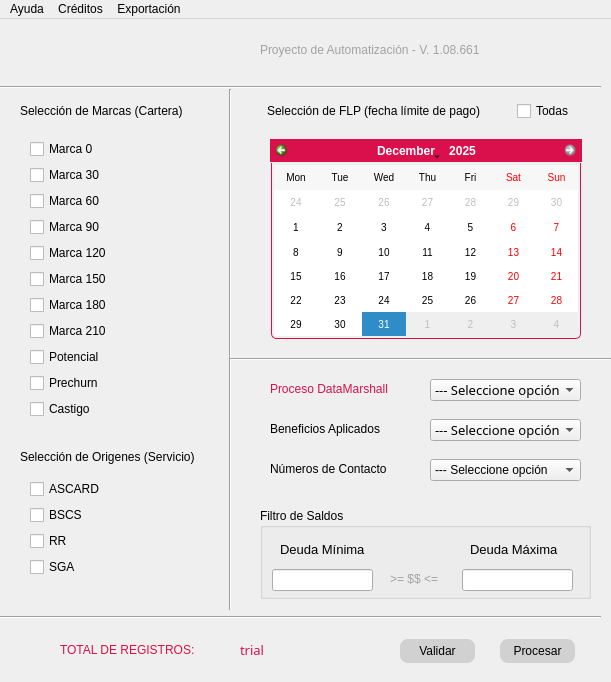
<?xml version="1.0" encoding="UTF-8"?>
<ui version="4.0">
 <class>Process_Data</class>
 <widget class="QMainWindow" name="Process_Data">
  <property name="enabled">
   <bool>true</bool>
  </property>
  <property name="geometry">
   <rect>
    <x>0</x>
    <y>0</y>
    <width>611</width>
    <height>682</height>
   </rect>
  </property>
  <property name="mouseTracking">
   <bool>false</bool>
  </property>
  <property name="focusPolicy">
   <enum>Qt::ClickFocus</enum>
  </property>
  <property name="acceptDrops">
   <bool>false</bool>
  </property>
  <property name="windowTitle">
   <string>Process DB</string>
  </property>
  <property name="toolButtonStyle">
   <enum>Qt::ToolButtonFollowStyle</enum>
  </property>
  <property name="animated">
   <bool>true</bool>
  </property>
  <widget class="QWidget" name="CentralWidget">
   <widget class="QCalendarWidget" name="calendarWidget">
    <property name="enabled">
     <bool>true</bool>
    </property>
    <property name="geometry">
     <rect>
      <x>270</x>
      <y>120</y>
      <width>312</width>
      <height>201</height>
     </rect>
    </property>
    <property name="minimumSize">
     <size>
      <width>312</width>
      <height>180</height>
     </size>
    </property>
    <property name="font">
     <font>
      <italic>false</italic>
     </font>
    </property>
    <property name="focusPolicy">
     <enum>Qt::ClickFocus</enum>
    </property>
    <property name="contextMenuPolicy">
     <enum>Qt::DefaultContextMenu</enum>
    </property>
    <property name="styleSheet">
     <string notr="true">#qt_calendar_navigationbar{

	background-color: rgb(217, 16, 76);
}

#qt_calendar_prevmonth,
#qt_calendar_nextmonth{
border: none;
qproperty-icon: none;

min-width:13 px;
max-width:13 px;
min-height:13 px;
max-height: 13 px;

border-radius: 5px;

background-color: transparent;
padding: 5px

}

#qt_calendar_prevmonth{
	margin-right: 5px;
	image: url(:/Ico_Calendar/ico/Right.png);
}
#qt_calendar_nextmonth{
	margin-left: 5px;
	image: url(:/Ico_Calendar/ico/Left.png);
}

#qt_calendar_prevmonth:hover,
#qt_calendar_nextmonth:hover{
	background-color: rgb(0, 0, 0);
}

#qt_calendar_prevmonth:pressed,
#qt_calendar_nextmonth:pressed{
	background-color: rgb(0, 0, 0);
}

#qt_calendar_calendarview{

	border: 1px solid #d9104c;
	border-top: 0px;
	border-bottom-left-radius: 5px;
	border-bottom-right-radius: 5px;
    font-size: 10px; 
	padding: 2px;
    margin: 1px;

}

#qt_calendar_calendarview::item:hover{
	border-radius: 5px;
	color: rgb(255, 255, 255);
	background-color: #d9104c;
}

#qt_calendar_calendarview::item:selected{
	border-radius: 5px;
	background-color: #d9104c;
}
</string>
    </property>
    <property name="minimumDate">
     <date>
      <year>2024</year>
      <month>2</month>
      <day>1</day>
     </date>
    </property>
    <property name="maximumDate">
     <date>
      <year>2025</year>
      <month>12</month>
      <day>31</day>
     </date>
    </property>
    <property name="gridVisible">
     <bool>false</bool>
    </property>
    <property name="verticalHeaderFormat">
     <enum>QCalendarWidget::NoVerticalHeader</enum>
    </property>
    <property name="dateEditAcceptDelay">
     <number>1500</number>
    </property>
   </widget>
   <widget class="QLabel" name="label_Origins">
    <property name="geometry">
     <rect>
      <x>20</x>
      <y>430</y>
      <width>211</width>
      <height>16</height>
     </rect>
    </property>
    <property name="styleSheet">
     <string notr="true">font: 63 10pt &quot;Bahnschrift SemiBold&quot;;</string>
    </property>
    <property name="text">
     <string>Selección de Origenes (Servicio)</string>
    </property>
   </widget>
   <widget class="QLabel" name="label_Benefits">
    <property name="geometry">
     <rect>
      <x>270</x>
      <y>400</y>
      <width>161</width>
      <height>20</height>
     </rect>
    </property>
    <property name="styleSheet">
     <string notr="true">/*color: rgb(217, 16, 76);*/
font: 63 10pt &quot;Bahnschrift SemiBold&quot;;</string>
    </property>
    <property name="text">
     <string>Beneficios Aplicados</string>
    </property>
   </widget>
   <widget class="Line" name="line_Horizontal">
    <property name="geometry">
     <rect>
      <x>220</x>
      <y>70</y>
      <width>20</width>
      <height>521</height>
     </rect>
    </property>
    <property name="orientation">
     <enum>Qt::Vertical</enum>
    </property>
   </widget>
   <widget class="QWidget" name="layoutWidget">
    <property name="geometry">
     <rect>
      <x>30</x>
      <y>120</y>
      <width>91</width>
      <height>282</height>
     </rect>
    </property>
    <layout class="QVBoxLayout" name="verticalLayout_Brands">
     <item>
      <widget class="QCheckBox" name="checkBox_Brand_0">
       <property name="text">
        <string>Marca 0</string>
       </property>
      </widget>
     </item>
     <item>
      <widget class="QCheckBox" name="checkBox_Brand_30">
       <property name="text">
        <string>Marca 30</string>
       </property>
      </widget>
     </item>
     <item>
      <widget class="QCheckBox" name="checkBox_Brand_60">
       <property name="text">
        <string>Marca 60</string>
       </property>
      </widget>
     </item>
     <item>
      <widget class="QCheckBox" name="checkBox_Brand_90">
       <property name="text">
        <string>Marca 90</string>
       </property>
      </widget>
     </item>
     <item>
      <widget class="QCheckBox" name="checkBox_Brand_120">
       <property name="text">
        <string>Marca 120</string>
       </property>
      </widget>
     </item>
     <item>
      <widget class="QCheckBox" name="checkBox_brand_150">
       <property name="text">
        <string>Marca 150</string>
       </property>
      </widget>
     </item>
     <item>
      <widget class="QCheckBox" name="checkBox_Brand_180">
       <property name="text">
        <string>Marca 180</string>
       </property>
      </widget>
     </item>
     <item>
      <widget class="QCheckBox" name="checkBox_Brand_210">
       <property name="text">
        <string>Marca 210</string>
       </property>
      </widget>
     </item>
     <item>
      <widget class="QCheckBox" name="checkBox_Brand_Potencial">
       <property name="text">
        <string>Potencial</string>
       </property>
      </widget>
     </item>
     <item>
      <widget class="QCheckBox" name="checkBox_Brand_Prechurn">
       <property name="text">
        <string>Prechurn</string>
       </property>
      </widget>
     </item>
     <item>
      <widget class="QCheckBox" name="checkBox_Brand_Castigo">
       <property name="text">
        <string>Castigo</string>
       </property>
      </widget>
     </item>
    </layout>
   </widget>
   <widget class="QWidget" name="layoutWidget">
    <property name="geometry">
     <rect>
      <x>30</x>
      <y>460</y>
      <width>73</width>
      <height>100</height>
     </rect>
    </property>
    <layout class="QVBoxLayout" name="verticalLayout_Origins">
     <item>
      <widget class="QCheckBox" name="checkBox_Origin_ASCARD">
       <property name="text">
        <string>ASCARD</string>
       </property>
      </widget>
     </item>
     <item>
      <widget class="QCheckBox" name="checkBox_Origin_BSCS">
       <property name="text">
        <string>BSCS</string>
       </property>
      </widget>
     </item>
     <item>
      <widget class="QCheckBox" name="checkBox_Origin_RR">
       <property name="text">
        <string>RR</string>
       </property>
      </widget>
     </item>
     <item>
      <widget class="QCheckBox" name="checkBox_Origin_SGA">
       <property name="text">
        <string>SGA</string>
       </property>
      </widget>
     </item>
    </layout>
   </widget>
   <widget class="QWidget" name="layoutWidget">
    <property name="geometry">
     <rect>
      <x>20</x>
      <y>80</y>
      <width>555</width>
      <height>24</height>
     </rect>
    </property>
    <layout class="QHBoxLayout" name="horizontalLayout_Selections_Brands_FLP">
     <item>
      <widget class="QLabel" name="label_Brands">
       <property name="styleSheet">
        <string notr="true">font: 63 10pt &quot;Bahnschrift SemiBold&quot;;</string>
       </property>
       <property name="text">
        <string>Selección de Marcas (Cartera)</string>
       </property>
      </widget>
     </item>
     <item>
      <spacer name="horizontalSpacer">
       <property name="orientation">
        <enum>Qt::Horizontal</enum>
       </property>
       <property name="sizeHint" stdset="0">
        <size>
         <width>58</width>
         <height>20</height>
        </size>
       </property>
      </spacer>
     </item>
     <item>
      <layout class="QHBoxLayout" name="horizontalLayout_FLP">
       <item>
        <widget class="QLabel" name="label_Dates_FLP">
         <property name="styleSheet">
          <string notr="true">font: 63 10pt &quot;Bahnschrift SemiBold&quot;;</string>
         </property>
         <property name="text">
          <string>Selección de FLP (fecha límite de pago)         </string>
         </property>
        </widget>
       </item>
       <item>
        <widget class="QCheckBox" name="checkBox_ALL_DATES_FLP">
         <property name="text">
          <string>Todas</string>
         </property>
        </widget>
       </item>
      </layout>
     </item>
    </layout>
   </widget>
   <widget class="QPushButton" name="pushButton_Process">
    <property name="geometry">
     <rect>
      <x>500</x>
      <y>620</y>
      <width>75</width>
      <height>24</height>
     </rect>
    </property>
    <property name="styleSheet">
     <string notr="true">QPushButton
{
	border-radius:8px;
	color: rgb(0, 0, 0);
	background-color: rgb(209, 209, 209);
}
QPushButton:Hover
{
	color: rgb(255, 255, 255);
	background-color: rgb(217, 16, 76);
}
QPushButton:pressed
{
	color: rgb(255, 255, 255);
	background-color: rgb(0, 0, 0);
}
</string>
    </property>
    <property name="text">
     <string>Procesar</string>
    </property>
    <property name="default">
     <bool>false</bool>
    </property>
   </widget>
   <widget class="QComboBox" name="comboBox_Benefits">
    <property name="geometry">
     <rect>
      <x>430</x>
      <y>400</y>
      <width>151</width>
      <height>22</height>
     </rect>
    </property>
    <property name="font">
     <font>
      <family>Bahnschrift Light</family>
      <pointsize>10</pointsize>
      <weight>3</weight>
      <italic>false</italic>
      <bold>false</bold>
     </font>
    </property>
    <property name="styleSheet">
     <string notr="true">font: 25 10pt &quot;Bahnschrift Light&quot;;</string>
    </property>
    <item>
     <property name="text">
      <string>--- Seleccione opción</string>
     </property>
    </item>
    <item>
     <property name="text">
      <string>Con Descuento</string>
     </property>
    </item>
    <item>
     <property name="text">
      <string>Sin Descuento</string>
     </property>
    </item>
    <item>
     <property name="text">
      <string>Todo</string>
     </property>
    </item>
   </widget>
   <widget class="QLabel" name="label_LOGO">
    <property name="geometry">
     <rect>
      <x>70</x>
      <y>20</y>
      <width>109</width>
      <height>31</height>
     </rect>
    </property>
    <property name="text">
     <string/>
    </property>
    <property name="pixmap">
     <pixmap>../resources/ico/Logo_Label.png</pixmap>
    </property>
    <property name="scaledContents">
     <bool>true</bool>
    </property>
   </widget>
   <widget class="Line" name="line_Vertical_Tittle">
    <property name="geometry">
     <rect>
      <x>0</x>
      <y>60</y>
      <width>601</width>
      <height>16</height>
     </rect>
    </property>
    <property name="orientation">
     <enum>Qt::Horizontal</enum>
    </property>
   </widget>
   <widget class="QLabel" name="label_Contact_Min">
    <property name="geometry">
     <rect>
      <x>270</x>
      <y>440</y>
      <width>161</width>
      <height>20</height>
     </rect>
    </property>
    <property name="styleSheet">
     <string notr="true">/*color: rgb(217, 16, 76);*/
font: 63 10pt &quot;Bahnschrift SemiBold&quot;;</string>
    </property>
    <property name="text">
     <string>Números de Contacto</string>
    </property>
   </widget>
   <widget class="QComboBox" name="comboBox_Min_Contact">
    <property name="geometry">
     <rect>
      <x>430</x>
      <y>440</y>
      <width>151</width>
      <height>22</height>
     </rect>
    </property>
    <property name="styleSheet">
     <string notr="true">font: 25 10pt &quot;Bahnschrift Light&quot;;</string>
    </property>
    <item>
     <property name="text">
      <string>--- Seleccione opción</string>
     </property>
    </item>
    <item>
     <property name="text">
      <string>Celular</string>
     </property>
    </item>
    <item>
     <property name="text">
      <string>Fijo</string>
     </property>
    </item>
    <item>
     <property name="text">
      <string>Todos</string>
     </property>
    </item>
   </widget>
   <widget class="QPushButton" name="pushButton_Graphic">
    <property name="geometry">
     <rect>
      <x>400</x>
      <y>620</y>
      <width>75</width>
      <height>24</height>
     </rect>
    </property>
    <property name="styleSheet">
     <string notr="true">QPushButton
{
	border-radius:8px;
	color: rgb(0, 0, 0);
	background-color: rgb(209, 209, 209);
}
QPushButton:Hover
{
	color: rgb(255, 255, 255);
	background-color: rgb(217, 16, 76);
}
QPushButton:pressed
{
	color: rgb(255, 255, 255);
	background-color: rgb(0, 0, 0);
}
</string>
    </property>
    <property name="text">
     <string>Validar</string>
    </property>
    <property name="default">
     <bool>false</bool>
    </property>
   </widget>
   <widget class="QLabel" name="label_Selection_Process">
    <property name="geometry">
     <rect>
      <x>270</x>
      <y>360</y>
      <width>161</width>
      <height>20</height>
     </rect>
    </property>
    <property name="styleSheet">
     <string notr="true">color: rgb(217, 16, 76);
font: 63 10pt &quot;Bahnschrift SemiBold&quot;;</string>
    </property>
    <property name="text">
     <string>Proceso DataMarshall</string>
    </property>
   </widget>
   <widget class="QComboBox" name="comboBox_Selected_Process">
    <property name="geometry">
     <rect>
      <x>430</x>
      <y>360</y>
      <width>151</width>
      <height>22</height>
     </rect>
    </property>
    <property name="font">
     <font>
      <family>Bahnschrift Light</family>
      <pointsize>10</pointsize>
      <weight>3</weight>
      <italic>false</italic>
      <bold>false</bold>
     </font>
    </property>
    <property name="styleSheet">
     <string notr="true">font: 25 10pt &quot;Bahnschrift Light&quot;;</string>
    </property>
    <item>
     <property name="text">
      <string>--- Seleccione opción</string>
     </property>
    </item>
    <item>
     <property name="text">
      <string>BOT</string>
     </property>
    </item>
    <item>
     <property name="text">
      <string>EMAIL</string>
     </property>
    </item>
    <item>
     <property name="text">
      <string>IVR</string>
     </property>
    </item>
    <item>
     <property name="text">
      <string>SMS</string>
     </property>
    </item>
   </widget>
   <widget class="QLabel" name="label_Mod_Init_CTA_Min">
    <property name="geometry">
     <rect>
      <x>280</x>
      <y>520</y>
      <width>91</width>
      <height>20</height>
     </rect>
    </property>
    <property name="font">
     <font>
      <family>Leelawadee UI</family>
      <pointsize>10</pointsize>
      <weight>50</weight>
      <italic>false</italic>
      <bold>false</bold>
     </font>
    </property>
    <property name="styleSheet">
     <string notr="true">font: 10pt &quot;Leelawadee UI&quot;;</string>
    </property>
    <property name="text">
     <string>Deuda Mínima</string>
    </property>
   </widget>
   <widget class="QLabel" name="label_Mod_Init_CTA_Max">
    <property name="geometry">
     <rect>
      <x>470</x>
      <y>520</y>
      <width>91</width>
      <height>20</height>
     </rect>
    </property>
    <property name="font">
     <font>
      <family>Leelawadee UI</family>
      <pointsize>10</pointsize>
      <weight>50</weight>
      <italic>false</italic>
      <bold>false</bold>
     </font>
    </property>
    <property name="styleSheet">
     <string notr="true">font: 10pt &quot;Leelawadee UI&quot;;</string>
    </property>
    <property name="text">
     <string>Deuda Máxima</string>
    </property>
   </widget>
   <widget class="QLineEdit" name="lineEdit_Mod_Init_Min">
    <property name="geometry">
     <rect>
      <x>272</x>
      <y>550</y>
      <width>101</width>
      <height>22</height>
     </rect>
    </property>
   </widget>
   <widget class="QLineEdit" name="lineEdit_Mod_Init_Max">
    <property name="geometry">
     <rect>
      <x>462</x>
      <y>550</y>
      <width>111</width>
      <height>22</height>
     </rect>
    </property>
   </widget>
   <widget class="QLabel" name="label_Mod_Init_CTA_">
    <property name="geometry">
     <rect>
      <x>390</x>
      <y>550</y>
      <width>61</width>
      <height>20</height>
     </rect>
    </property>
    <property name="styleSheet">
     <string notr="true">font: 11pt &quot;Microsoft Yi Baiti&quot;;
color: rgb(163, 163, 163);
font: 75 10pt &quot;MS Shell Dlg 2&quot;;</string>
    </property>
    <property name="text">
     <string>&gt;= $$ &lt;=</string>
    </property>
   </widget>
   <widget class="QGroupBox" name="Mod_Init_CTA_Group">
    <property name="geometry">
     <rect>
      <x>260</x>
      <y>489</y>
      <width>331</width>
      <height>91</height>
     </rect>
    </property>
    <property name="styleSheet">
     <string notr="true">font: 63 10pt &quot;Bahnschrift SemiBold&quot;;</string>
    </property>
    <property name="title">
     <string>Filtro de Saldos</string>
    </property>
   </widget>
   <widget class="Line" name="line_Vertical_2">
    <property name="geometry">
     <rect>
      <x>0</x>
      <y>590</y>
      <width>601</width>
      <height>16</height>
     </rect>
    </property>
    <property name="orientation">
     <enum>Qt::Horizontal</enum>
    </property>
   </widget>
   <widget class="QLabel" name="label_Total_Registers">
    <property name="geometry">
     <rect>
      <x>60</x>
      <y>620</y>
      <width>161</width>
      <height>21</height>
     </rect>
    </property>
    <property name="styleSheet">
     <string notr="true">color: rgb(217, 16, 76);
font: 87 9pt &quot;Arial Black&quot;;</string>
    </property>
    <property name="text">
     <string>TOTAL DE REGISTROS:</string>
    </property>
   </widget>
   <widget class="Line" name="line_Vertical_3">
    <property name="geometry">
     <rect>
      <x>230</x>
      <y>330</y>
      <width>381</width>
      <height>20</height>
     </rect>
    </property>
    <property name="orientation">
     <enum>Qt::Horizontal</enum>
    </property>
   </widget>
   <widget class="QLabel" name="label_Total_Registers_2">
    <property name="geometry">
     <rect>
      <x>240</x>
      <y>620</y>
      <width>111</width>
      <height>21</height>
     </rect>
    </property>
    <property name="font">
     <font>
      <family>Arial Black</family>
      <pointsize>10</pointsize>
      <weight>10</weight>
      <italic>false</italic>
      <bold>false</bold>
     </font>
    </property>
    <property name="styleSheet">
     <string notr="true">color: rgb(217, 16, 76);
font: 87 10pt &quot;Arial Black&quot;;</string>
    </property>
    <property name="text">
     <string>trial</string>
    </property>
   </widget>
   <widget class="QLabel" name="label_Version_Control">
    <property name="geometry">
     <rect>
      <x>260</x>
      <y>20</y>
      <width>281</width>
      <height>21</height>
     </rect>
    </property>
    <property name="styleSheet">
     <string notr="true">color: rgb(162, 162, 162);
font: italic 10pt &quot;MS Sans Serif&quot;;</string>
    </property>
    <property name="text">
     <string>Proyecto de Automatización - V. 1.08.661</string>
    </property>
   </widget>
   <zorder>Mod_Init_CTA_Group</zorder>
   <zorder>calendarWidget</zorder>
   <zorder>label_Origins</zorder>
   <zorder>label_Benefits</zorder>
   <zorder>line_Horizontal</zorder>
   <zorder>layoutWidget</zorder>
   <zorder>layoutWidget</zorder>
   <zorder>layoutWidget</zorder>
   <zorder>pushButton_Process</zorder>
   <zorder>comboBox_Benefits</zorder>
   <zorder>label_LOGO</zorder>
   <zorder>line_Vertical_Tittle</zorder>
   <zorder>label_Contact_Min</zorder>
   <zorder>comboBox_Min_Contact</zorder>
   <zorder>pushButton_Graphic</zorder>
   <zorder>label_Selection_Process</zorder>
   <zorder>comboBox_Selected_Process</zorder>
   <zorder>label_Mod_Init_CTA_Min</zorder>
   <zorder>label_Mod_Init_CTA_Max</zorder>
   <zorder>lineEdit_Mod_Init_Min</zorder>
   <zorder>lineEdit_Mod_Init_Max</zorder>
   <zorder>label_Mod_Init_CTA_</zorder>
   <zorder>line_Vertical_2</zorder>
   <zorder>label_Total_Registers</zorder>
   <zorder>line_Vertical_3</zorder>
   <zorder>label_Total_Registers_2</zorder>
   <zorder>label_Version_Control</zorder>
  </widget>
  <widget class="QMenuBar" name="menuBar">
   <property name="geometry">
    <rect>
     <x>0</x>
     <y>0</y>
     <width>611</width>
     <height>21</height>
    </rect>
   </property>
   <widget class="QMenu" name="menu_Help">
    <property name="title">
     <string>Ayuda</string>
    </property>
    <addaction name="action_Files_Soported"/>
    <addaction name="action_Guide_2"/>
   </widget>
   <widget class="QMenu" name="menu_Creditos">
    <property name="title">
     <string>Créditos</string>
    </property>
    <addaction name="action_Developers"/>
   </widget>
   <widget class="QMenu" name="menu_Export">
    <property name="title">
     <string>Exportación</string>
    </property>
    <addaction name="action_Lists"/>
    <addaction name="action_Pictionary"/>
    <addaction name="action_Min_Corp"/>
   </widget>
   <addaction name="menu_Help"/>
   <addaction name="menu_Creditos"/>
   <addaction name="menu_Export"/>
  </widget>
  <action name="action_Guide">
   <property name="text">
    <string>Guía</string>
   </property>
  </action>
  <action name="action_HELP">
   <property name="text">
    <string>Ayuda</string>
   </property>
  </action>
  <action name="action_Developers">
   <property name="text">
    <string>Desarrolladores</string>
   </property>
  </action>
  <action name="action_Guide_2">
   <property name="text">
    <string>Guía de uso</string>
   </property>
  </action>
  <action name="action_Files_Soported">
   <property name="text">
    <string>Archivos soportados</string>
   </property>
  </action>
  <action name="action_Lists">
   <property name="text">
    <string>Listas de referencia</string>
   </property>
  </action>
  <action name="action_Pictionary">
   <property name="text">
    <string>Diccionarios incluidos</string>
   </property>
  </action>
  <action name="action_Min_Corp">
   <property name="text">
    <string>Números espía (Corp)</string>
   </property>
  </action>
 </widget>
 <resources>
  <include location="../resources/Picture.qrc"/>
 </resources>
 <connections/>
</ui>
